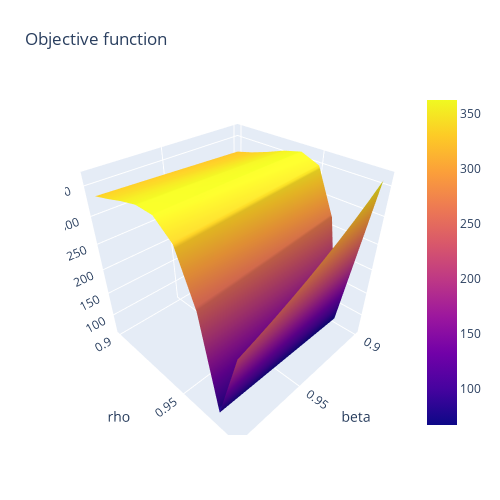

Notebook code cell kept with this figure:
### Code cell
# Sample data
x, y = np.meshgrid(np.arange(0.9,1,0.01), np.arange(0.9,1,0.01))
z = est_ext.grid

# Create the surface plot
fig = go.Figure(data=[go.Surface(z=z, x=x, y=y)])

# Update layout
fig.update_layout(title='Objective function', autosize=False,
                  width=500, height=500,
                  margin=dict(l=65, r=50, b=65, t=90),
                scene=dict(xaxis=dict(title='beta'),
                    yaxis=dict(title='rho')))

# Show the figure
fig.show()
print(f'estimated values using grid method {est_ext.est} ')
